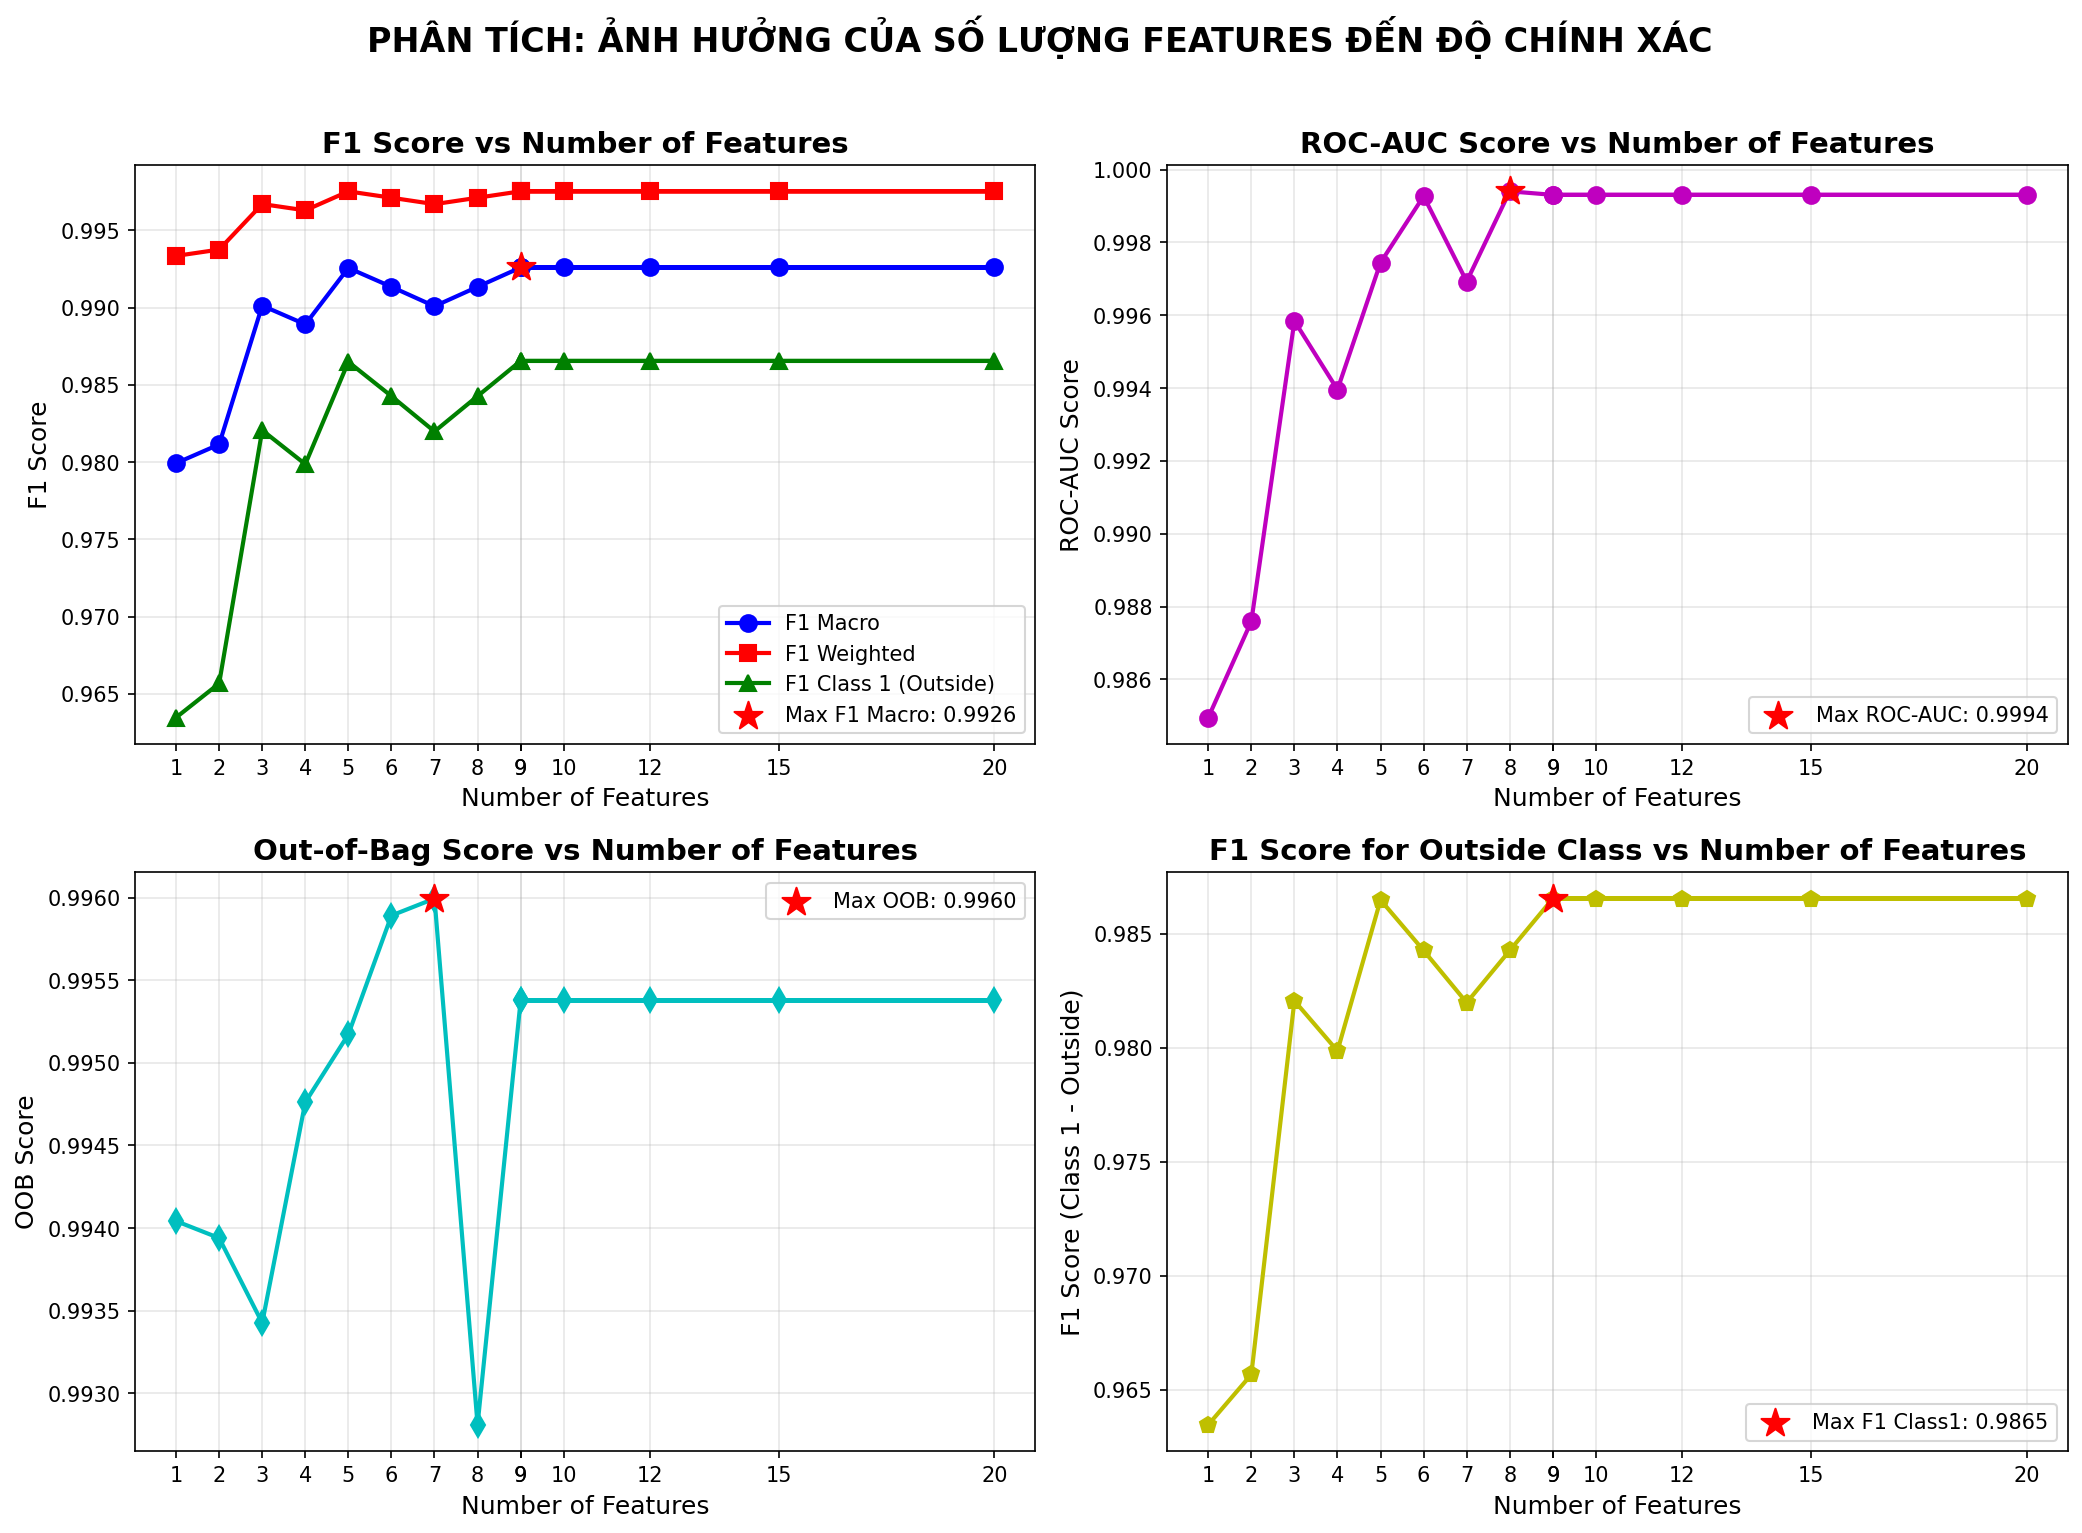

The Python source for this figure:
import pandas as pd
import numpy as np
import matplotlib.pyplot as plt
import seaborn as sns
from sklearn.model_selection import train_test_split
from sklearn.ensemble import RandomForestClassifier
from sklearn.metrics import f1_score, roc_auc_score, classification_report
import warnings
warnings.filterwarnings('ignore')

# =========================
# HÀM TIỆN ÍCH
# =========================
def remove_timestamp_columns(df, label_col="is_outside"):
    """
    Loại bỏ các cột timestamp/id không cần thiết khỏi DataFrame.

    Args:
        df: DataFrame cần xử lý
        label_col: Tên cột label cần giữ lại (mặc định: "is_outside")

    Returns:
        DataFrame đã loại bỏ các cột timestamp
    """
    # Danh sách các cột cần loại bỏ
    cols_to_drop = []

    for col in df.columns:
        # Bỏ qua cột label
        if col == label_col:
            continue

        # Kiểm tra pattern timestamp
        if col.lower() in ['timestamp', 'timestep', 'time', 'date', 'datetime']:
            cols_to_drop.append(col)
        # Kiểm tra pattern id (nhưng phải match exactly hoặc gần exactly)
        elif col.lower() in ['id', 'idx', 'record_id', 'sample_id', 'row_id']:
            cols_to_drop.append(col)

    if cols_to_drop:
        print(f"   Loại bỏ các cột timestamp/id: {cols_to_drop}")
        df = df.drop(columns=cols_to_drop)

    return df

# =========================
# 1. ĐỌC VÀ CHUẨN BỊ DỮ LIỆU
# =========================
print("=" * 60)
print("PHÂN TÍCH: SỐ LƯỢNG FEATURES VS ĐỘ CHÍNH XÁC")
print("=" * 60)

df = pd.read_csv('elephant_features_selected_improved.csv')

# Loại bỏ timestamp
df = remove_timestamp_columns(df)

LABEL_COL = "is_outside"
X_all = df.drop(columns=[LABEL_COL])
y = df[LABEL_COL]

print(f"\nTổng số features có sẵn: {len(X_all.columns)}")
print(f"Tổng số mẫu: {len(X_all)}")
print(f"Phân phối nhãn: {y.value_counts().to_dict()}")

# =========================
# 2. LẤY GINI IMPORTANCE ĐỂ RANK FEATURES
# =========================
print("\n🌲 Tính Gini Importance để rank features...")

rf_full = RandomForestClassifier(
    n_estimators=12,
    max_depth=6,
    min_samples_leaf=2,
    criterion='gini',
    class_weight='balanced',
    n_jobs=-1,
    random_state=42
)
rf_full.fit(X_all, y)

gini_df = pd.DataFrame({
    'feature': X_all.columns,
    'gini': rf_full.feature_importances_,
}).sort_values('gini', ascending=False).reset_index(drop=True)

print("\nTop 10 features theo Gini Importance:")
print(gini_df.head(10).to_string(index=False))

# =========================
# 3. PHÂN TÍCH VỚI SỐ LƯỢNG FEATURES KHÁC NHAU
# =========================
print("\n" + "=" * 60)
print("TRAINING VỚI CÁC SỐ LƯỢNG FEATURES KHÁC NHAU")
print("=" * 60)

# Cấu hình số lượng features cần test
feature_counts = [1, 2, 3, 4, 5, 6, 7, 8, 9, 10, 12, 15, 20, len(X_all.columns)]

results = []

for n_features in feature_counts:
    # Chọn top N features theo Gini importance
    selected_features = gini_df.head(n_features)['feature'].tolist()

    X = df[selected_features + [LABEL_COL]]

    # Train/test split
    X_train, X_test, y_train, y_test = train_test_split(
        X.drop(columns=[LABEL_COL]),
        X[LABEL_COL],
        test_size=0.2,
        stratify=y,
        random_state=42
    )

    # Train model
    rf = RandomForestClassifier(
        n_estimators=12,
        max_depth=6,
        min_samples_leaf=1,
        criterion='gini',
        class_weight='balanced',
        n_jobs=-1,
        random_state=42,
        oob_score=True
    )
    rf.fit(X_train, y_train)

    # Predict với threshold mặc định 0.5
    y_pred = rf.predict(X_test)
    y_prob = rf.predict_proba(X_test)[:, 1]

    # Metrics với threshold 0.5
    f1_macro = f1_score(y_test, y_pred, average='macro')
    f1_weighted = f1_score(y_test, y_pred, average='weighted')
    f1_class1 = f1_score(y_test, y_pred)  # F1 cho lớp 1 (Outside)
    roc_auc = roc_auc_score(y_test, y_prob)
    oob_score = rf.oob_score_

    results.append({
        'n_features': n_features,
        'features': selected_features,
        'f1_macro': f1_macro,
        'f1_weighted': f1_weighted,
        'f1_class1': f1_class1,
        'roc_auc': roc_auc,
        'oob_score': oob_score
    })

    print(f"\n{n_features} features:")
    print(f"   Features: {selected_features}")
    print(f"   F1 Macro: {f1_macro:.4f} | F1 Weighted: {f1_weighted:.4f} | F1 Class1: {f1_class1:.4f}")
    print(f"   ROC-AUC: {roc_auc:.4f} | OOB Score: {oob_score:.4f}")

# =========================
# 4. TẠO DATAFRAME KẾT QUẢ
# =========================
results_df = pd.DataFrame(results)

# =========================
# 5. VẼ BIỂU ĐỒ
# =========================
print("\n" + "=" * 60)
print("VẼ BIỂU ĐỒ SO SÁNH")
print("=" * 60)

fig, axes = plt.subplots(2, 2, figsize=(14, 10))

# Plot 1: F1 Score vs Number of Features
ax1 = axes[0, 0]
ax1.plot(results_df['n_features'], results_df['f1_macro'], 'bo-', linewidth=2, markersize=8, label='F1 Macro')
ax1.plot(results_df['n_features'], results_df['f1_weighted'], 'rs-', linewidth=2, markersize=8, label='F1 Weighted')
ax1.plot(results_df['n_features'], results_df['f1_class1'], 'g^-', linewidth=2, markersize=8, label='F1 Class 1 (Outside)')

# Find max point
max_idx = results_df['f1_macro'].idxmax()
ax1.scatter(results_df.loc[max_idx, 'n_features'], results_df.loc[max_idx, 'f1_macro'],
           s=200, c='red', marker='*', zorder=5, label=f'Max F1 Macro: {results_df.loc[max_idx, "f1_macro"]:.4f}')

ax1.set_xlabel('Number of Features', fontsize=12)
ax1.set_ylabel('F1 Score', fontsize=12)
ax1.set_title('F1 Score vs Number of Features', fontsize=14, fontweight='bold')
ax1.legend(loc='best')
ax1.grid(True, alpha=0.3)
ax1.set_xticks(results_df['n_features'])

# Plot 2: ROC-AUC vs Number of Features
ax2 = axes[0, 1]
ax2.plot(results_df['n_features'], results_df['roc_auc'], 'mo-', linewidth=2, markersize=8)

# Find max point
max_roc_idx = results_df['roc_auc'].idxmax()
ax2.scatter(results_df.loc[max_roc_idx, 'n_features'], results_df.loc[max_roc_idx, 'roc_auc'],
           s=200, c='red', marker='*', zorder=5, label=f'Max ROC-AUC: {results_df.loc[max_roc_idx, "roc_auc"]:.4f}')

ax2.set_xlabel('Number of Features', fontsize=12)
ax2.set_ylabel('ROC-AUC Score', fontsize=12)
ax2.set_title('ROC-AUC Score vs Number of Features', fontsize=14, fontweight='bold')
ax2.legend(loc='best')
ax2.grid(True, alpha=0.3)
ax2.set_xticks(results_df['n_features'])

# Plot 3: OOB Score vs Number of Features
ax3 = axes[1, 0]
ax3.plot(results_df['n_features'], results_df['oob_score'], 'cd-', linewidth=2, markersize=8)

# Find max point
max_oob_idx = results_df['oob_score'].idxmax()
ax3.scatter(results_df.loc[max_oob_idx, 'n_features'], results_df.loc[max_oob_idx, 'oob_score'],
           s=200, c='red', marker='*', zorder=5, label=f'Max OOB: {results_df.loc[max_oob_idx, "oob_score"]:.4f}')

ax3.set_xlabel('Number of Features', fontsize=12)
ax3.set_ylabel('OOB Score', fontsize=12)
ax3.set_title('Out-of-Bag Score vs Number of Features', fontsize=14, fontweight='bold')
ax3.legend(loc='best')
ax3.grid(True, alpha=0.3)
ax3.set_xticks(results_df['n_features'])

# Plot 4: F1 Class 1 (Outside) vs Number of Features
ax4 = axes[1, 1]
ax4.plot(results_df['n_features'], results_df['f1_class1'], 'yp-', linewidth=2, markersize=8)

# Find max point
max_f1_idx = results_df['f1_class1'].idxmax()
ax4.scatter(results_df.loc[max_f1_idx, 'n_features'], results_df.loc[max_f1_idx, 'f1_class1'],
           s=200, c='red', marker='*', zorder=5, label=f'Max F1 Class1: {results_df.loc[max_f1_idx, "f1_class1"]:.4f}')

ax4.set_xlabel('Number of Features', fontsize=12)
ax4.set_ylabel('F1 Score (Class 1 - Outside)', fontsize=12)
ax4.set_title('F1 Score for Outside Class vs Number of Features', fontsize=14, fontweight='bold')
ax4.legend(loc='best')
ax4.grid(True, alpha=0.3)
ax4.set_xticks(results_df['n_features'])

plt.suptitle('PHÂN TÍCH: ẢNH HƯỞNG CỦA SỐ LƯỢNG FEATURES ĐẾN ĐỘ CHÍNH XÁC',
             fontsize=16, fontweight='bold', y=1.02)
plt.tight_layout()
plt.savefig('feature_count_analysis.png', dpi=150, bbox_inches='tight')
print("\n📊 Biểu đồ đã lưu: feature_count_analysis.png")
plt.show()

# =========================
# 6. TÓM TẮT KẾT QUẢ
# =========================
print("\n" + "=" * 60)
print("TÓM TẮT KẾT QUẢ")
print("=" * 60)

# Tìm số lượng features tối ưu theo F1 Macro
best_row = results_df.loc[results_df['f1_macro'].idxmax()]
print(f"\n✅ SỐ LƯỢNG FEATURES TỐI ƯU (theo F1 Macro): {int(best_row['n_features'])}")
print(f"   F1 Macro cao nhất: {best_row['f1_macro']:.4f}")
print(f"   F1 Weighted: {best_row['f1_weighted']:.4f}")
print(f"   F1 Class 1 (Outside): {best_row['f1_class1']:.4f}")
print(f"   ROC-AUC: {best_row['roc_auc']:.4f}")
print(f"   OOB Score: {best_row['oob_score']:.4f}")
print(f"   Features: {best_row['features']}")

# Tìm số lượng features tối ưu theo ROC-AUC
best_roc_row = results_df.loc[results_df['roc_auc'].idxmax()]
print(f"\n✅ SỐ LƯỢNG FEATURES TỐI ƯU (theo ROC-AUC): {int(best_roc_row['n_features'])}")
print(f"   ROC-AUC cao nhất: {best_roc_row['roc_auc']:.4f}")
print(f"   F1 Macro: {best_roc_row['f1_macro']:.4f}")
print(f"   Features: {best_roc_row['features']}")

# Tìm số lượng features tối ưu theo F1 Class 1 (Outside)
best_f1c1_row = results_df.loc[results_df['f1_class1'].idxmax()]
print(f"\n✅ SỐ LƯỢNG FEATURES TỐI ƯU (theo F1 Class 1 - Outside): {int(best_f1c1_row['n_features'])}")
print(f"   F1 Class 1 cao nhất: {best_f1c1_row['f1_class1']:.4f}")
print(f"   F1 Macro: {best_f1c1_row['f1_macro']:.4f}")
print(f"   Features: {best_f1c1_row['features']}")

# So sánh với tất cả features
all_features_row = results_df.loc[results_df['n_features'] == len(X_all.columns)].iloc[0]
print(f"\n📊 TẤT CẢ FEATURES ({len(X_all.columns)} features):")
print(f"   F1 Macro: {all_features_row['f1_macro']:.4f}")
print(f"   F1 Class 1: {all_features_row['f1_class1']:.4f}")
print(f"   ROC-AUC: {all_features_row['roc_auc']:.4f}")
print(f"   Features: {all_features_row['features']}")

# =========================
# 7. LƯU KẾT QUẢ RA FILE
# =========================
results_df.to_csv('feature_count_analysis_results.csv', index=False)
print(f"\n📁 Kết quả đã lưu: feature_count_analysis_results.csv")

# Lưu top features
gini_df.to_csv('feature_gini_ranking.csv', index=False)
print(f"📁 Ranking features đã lưu: feature_gini_ranking.csv")

print("\n" + "=" * 60)
print("PHÂN TÍCH HOÀN TẤT!")
print("=" * 60)
